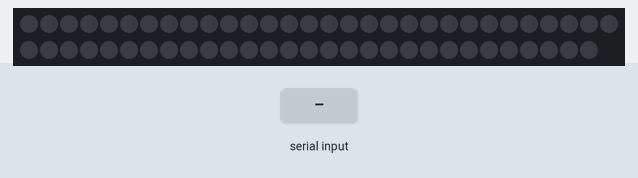
A sketch run on a simulated ESP32. On the bench: 59 RGB LEDs in strip order, left to right, continuing on the next row. Inputs (shaded band) come from the test bench.

Above: at 1.2 s.
1.3 s: "1" received over the second serial link
At 2.3 s:
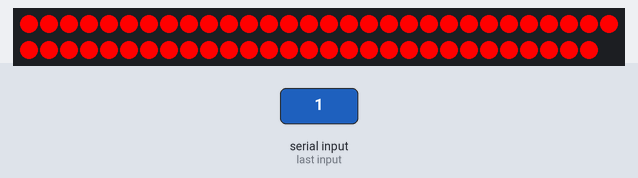
2.8 s: "2" received over the second serial link
At 3.5 s:
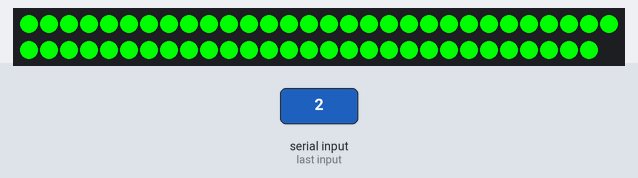
4.3 s: "0" received over the second serial link
At 4.6 s:
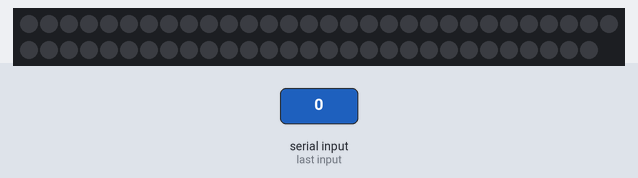
Timing chart, 0 to 7.3 s (numbered marks = the images above; inputs shaded):
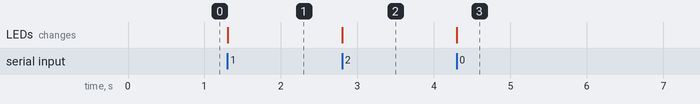

Measured:
- after the input at 1.3 s, the LEDs: change at once (image 1)
- after the input at 2.8 s, the LEDs: change at once (image 2)
- after the input at 4.3 s, the LEDs: change at once (image 3)

The sketch:

control_RBG_y_grradient_ESP32.ino
```cpp
#include <Adafruit_NeoPixel.h>

#define PIN 25
#define NUMPIXELS 59

Adafruit_NeoPixel pixels(NUMPIXELS, PIN, NEO_GRB + NEO_KHZ800);

void setup() {
  Serial.begin(115200); // Inicializa la comunicación serial para depuración
  Serial2.begin(115200, SERIAL_8N1, 16, 17); // Inicializa el puerto serial 2 en los pines RX2 (16) y TX2 (17)
  pixels.begin(); // Inicializa la tira de LEDs
  pixels.show();  // Apaga todos los LEDs al inicio
}

void loop() {
  static char lastCommand = 0;

  // Aquí vamos a recibir una señal desde el ESP8266 para encender los LEDs
  if (Serial2.available() > 0) {
    char command = Serial2.read();
    if (command != lastCommand) {
      lastCommand = command;

      uint32_t color1 = 0, color2 = 0, color3 = 0;
      int activeSensors = 0;

      if (command & 0b001) {
        color1 = pixels.Color(255, 0, 0); // Rojo
        activeSensors++;
      }
      if (command & 0b010) {
        color2 = pixels.Color(0, 255, 0); // Verde
        activeSensors++;
      }
      if (command & 0b100) {
        color3 = pixels.Color(0, 0, 255); // Azul
        activeSensors++;
      }

      if (activeSensors == 1) {
        uint32_t color = color1 | color2 | color3;
        for (int i = 0; i < NUMPIXELS; i++) {
          pixels.setPixelColor(i, color);
        }
      } else if (activeSensors == 2) {
        uint32_t startColor, endColor;

        if (command & 0b001) startColor = color1;
        else if (command & 0b010) startColor = color2;
        else startColor = color3;

        if (command & 0b100) endColor = color3;
        else if (command & 0b010) endColor = color2;
        else endColor = color1;

        for (int i = 0; i < NUMPIXELS; i++) {
          float ratio = (float)i / (NUMPIXELS - 1);
          uint8_t r = ((startColor >> 16 & 0xFF) * (1 - ratio) + (endColor >> 16 & 0xFF) * ratio);
          uint8_t g = ((startColor >> 8 & 0xFF) * (1 - ratio) + (endColor >> 8 & 0xFF) * ratio);
          uint8_t b = ((startColor & 0xFF) * (1 - ratio) + (endColor & 0xFF) * ratio);
          pixels.setPixelColor(i, pixels.Color(r, g, b));
        }
      } else if (activeSensors == 3) {
        for (int i = 0; i < NUMPIXELS; i++) {
          float ratio1 = (float)i / (NUMPIXELS - 1);
          float ratio2 = 1 - ratio1;
          uint8_t r = ((color1 >> 16 & 0xFF) * ratio2 + (color2 >> 16 & 0xFF) * ratio1);
          uint8_t g = ((color2 >> 8 & 0xFF) * ratio2 + (color3 >> 8 & 0xFF) * ratio1);
          uint8_t b = ((color1 & 0xFF) * ratio2 + (color3 & 0xFF) * ratio1);
          pixels.setPixelColor(i, pixels.Color(r, g, b));
        }
      } else {
        for (int i = 0; i < NUMPIXELS; i++) {
          pixels.setPixelColor(i, 0);
        }
      }

      pixels.show();
    }
  }
}
```
